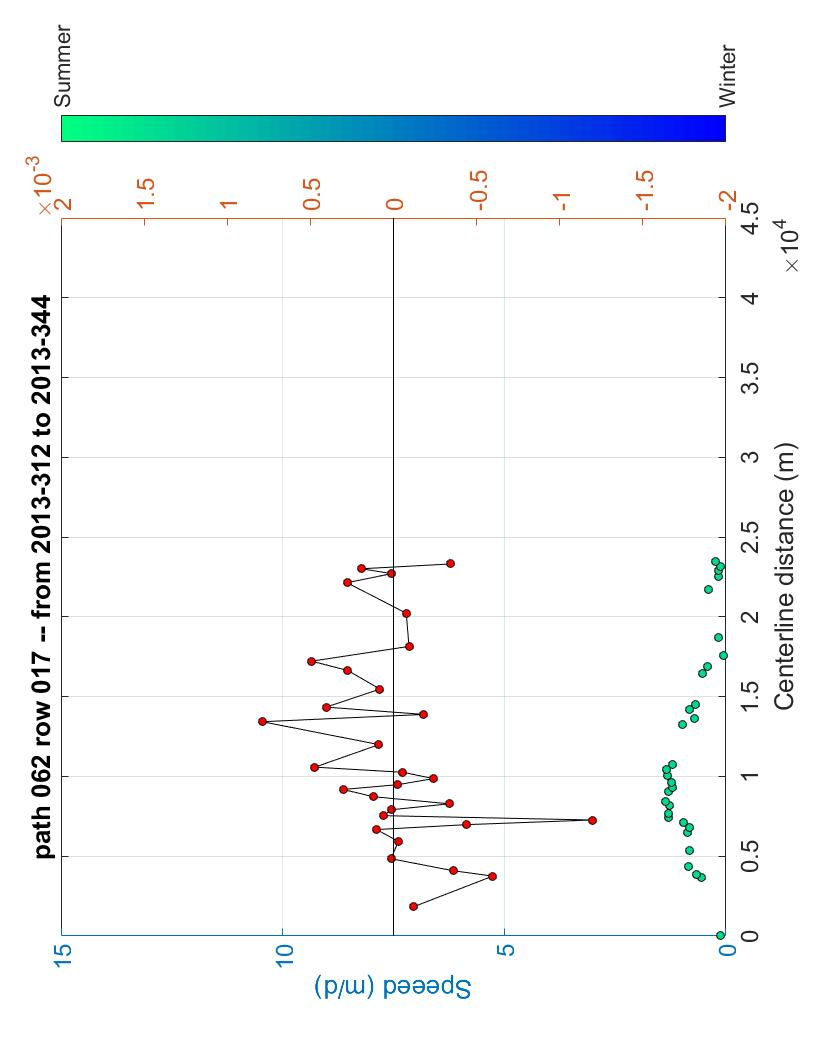
%> input picture figures/vel_compress_32/062_017_032_2013_312_2013_344.jpg, 816 x 1056 px; its folder holds only this picture in this run
$ octave create_gif.m   (GNU Octave 9; MATLAB toolbox functions it lacks are replaced by stand-ins)
%> lines starting %> are read from the running program, lines starting %| are printed output that depends on the picture
clear all

% this is the the folder where your images are located
folderStr = 'F:\surge_project\code\figures\vel_compress_32'

imStr = cellstr(ls(folderStr))
imStr(1:2)=[]

% here is the output filname
fOut= 'F:\surge_project\code\figures\vel_compress_32.gif'

% make an array of times that you want the dates the be separated by (seconds)
%%
for i = 1:length(imStr)

    v = imStr{i}
    year1(i) = str2num(v(13:16))
    day1(i) = str2num(v(18:20))
%     keyboard
end
jDay = ((year1-2013)*365)+day1
[jDay,elS] = sort(jDay)

delDay = jDay(2:end)-jDay(1:end-1)

timeArr = [delDay 32]*(1/(16*4))
%%
% here is a loop where I stitch the images together
for i = 1:length(imStr)
    % read in the image
    [A,cmap] = imread([folderStr '\' imStr{elS(i)}],'jpg');
%> A is the input picture: size 1056x816x3 uint8; mean R, G, B 244.6, 247.1, 248.2
%> cmap = []
    B(:,:,1) = fliplr([A(:,:,1)]');
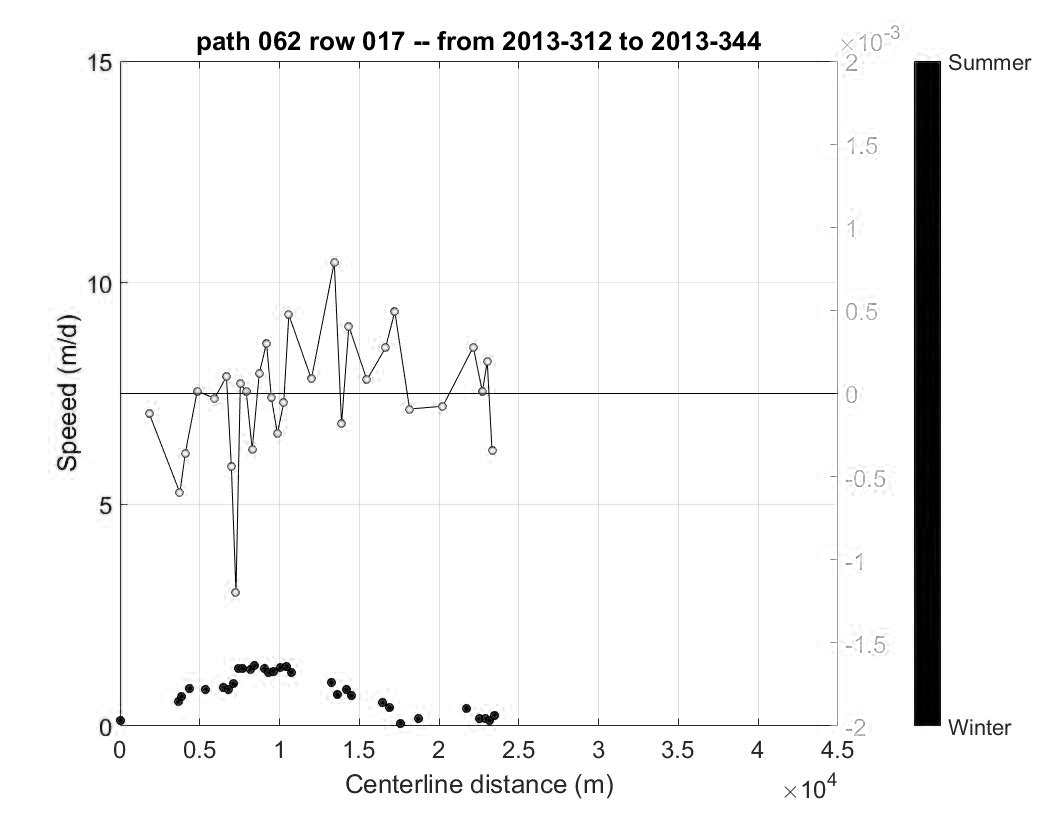
%> B: size 816x1056 uint8; min 0, max 255, mean 244.6
    B(:,:,2) = fliplr([A(:,:,2)]');
    B(:,:,3) = fliplr([A(:,:,3)]');
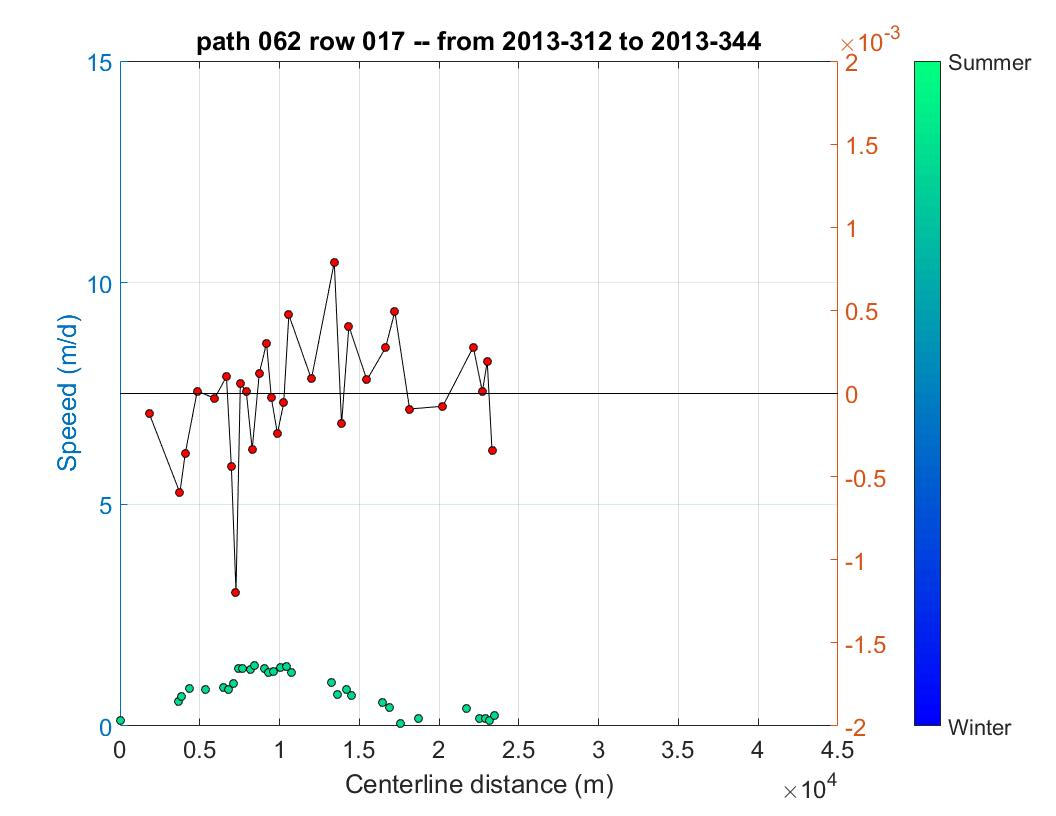
%> B: size 816x1056x3 uint8; mean R, G, B 244.6, 247.1, 248.2; mean of the top-left, top-right, bottom-left and bottom-right quarters 247.6, 244.5, 248.8, 245.6
    cmap = cmap';
%     map = map';
    % define the position of the text box
%     position = [1300 100];
    % insert the text box
%      A = insertText(A,position,imNStr{i},'FontSize',24,'BoxColor','red','BoxOpacity',0.4);
    % convert the image to RGB
    [Im cmap] = rgb2ind(B, 256);
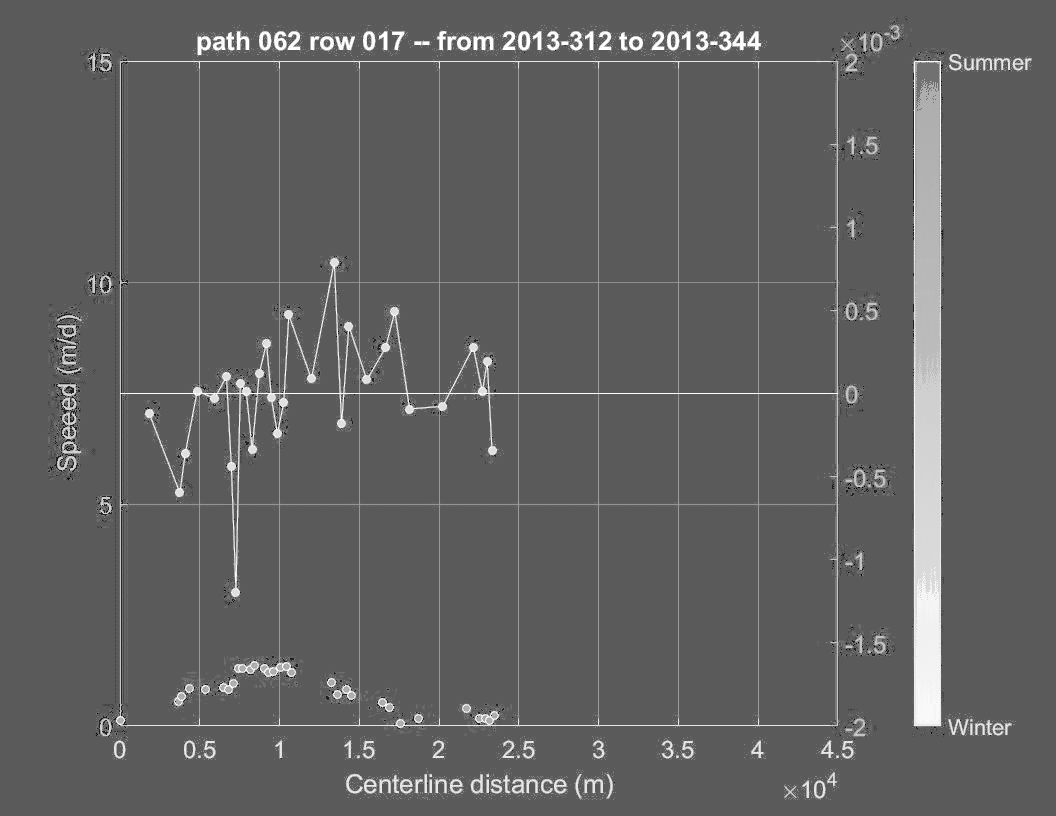
%> Im: size 816x1056 uint8; min 5, max 255, mean 96.4
%> cmap = 256 rows, first 12: [1 1 1; 1 1 0.992; 1 1 0.984; 1 1 0.98; 1 1 0.969; 1 0.996 0.925; 0.996 1 1; 0.988 1 1; 0.984 1 1; 0.996 1 0.992; 0.992 1 0.996; 0.988 1 0.992]
    % append and write the png to a .gif
	if i == 1;
		imwrite(Im,cmap,fOut,'gif','LoopCount',Inf,'DelayTime',timeArr(i));
	else
		imwrite(Im,cmap,fOut,'gif','WriteMode','append','DelayTime',timeArr(i));
	end
end

$ run again, on figures/vel_compress_32/062_017_032_2014_203_2014_235.jpg
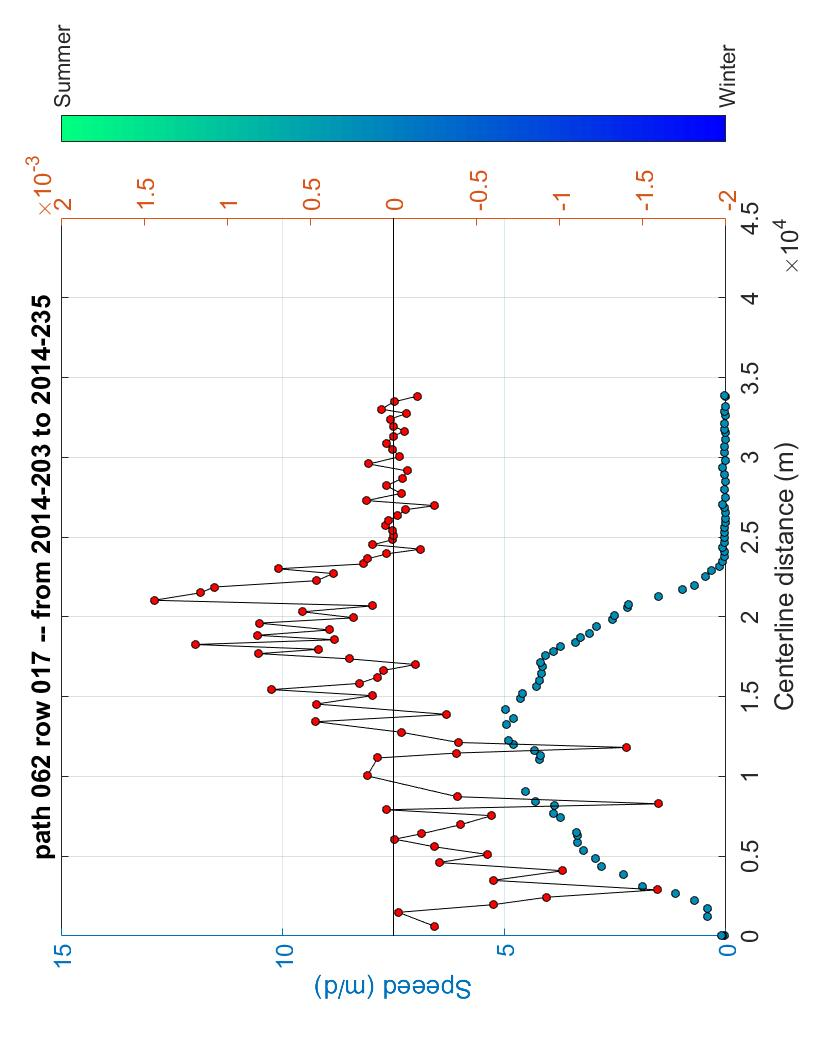
%> input picture figures/vel_compress_32/062_017_032_2014_203_2014_235.jpg, 816 x 1056 px
%> A is the input picture: size 1056x816x3 uint8; mean R, G, B 242.8, 245, 246.3
%> `[A,cmap] = imread([folderStr '\' imStr{elS(i)}],'jpg');`: cmap = []
%> `B(:,:,3) = fliplr([A(:,:,3)]');`:
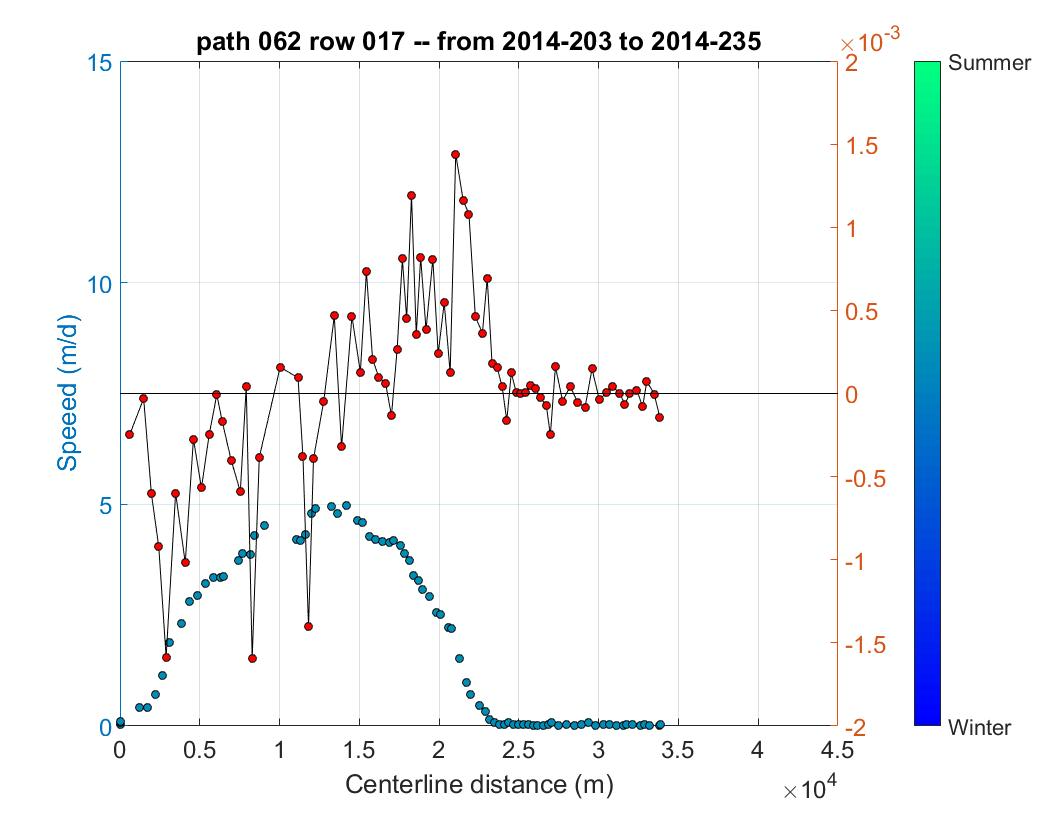
%> B: size 816x1056x3 uint8; mean R, G, B 242.8, 245, 246.3; mean of the top-left, top-right, bottom-left and bottom-right quarters 245.5, 243.2, 245.5, 244.6
%> `[Im cmap] = rgb2ind(B, 256);`:
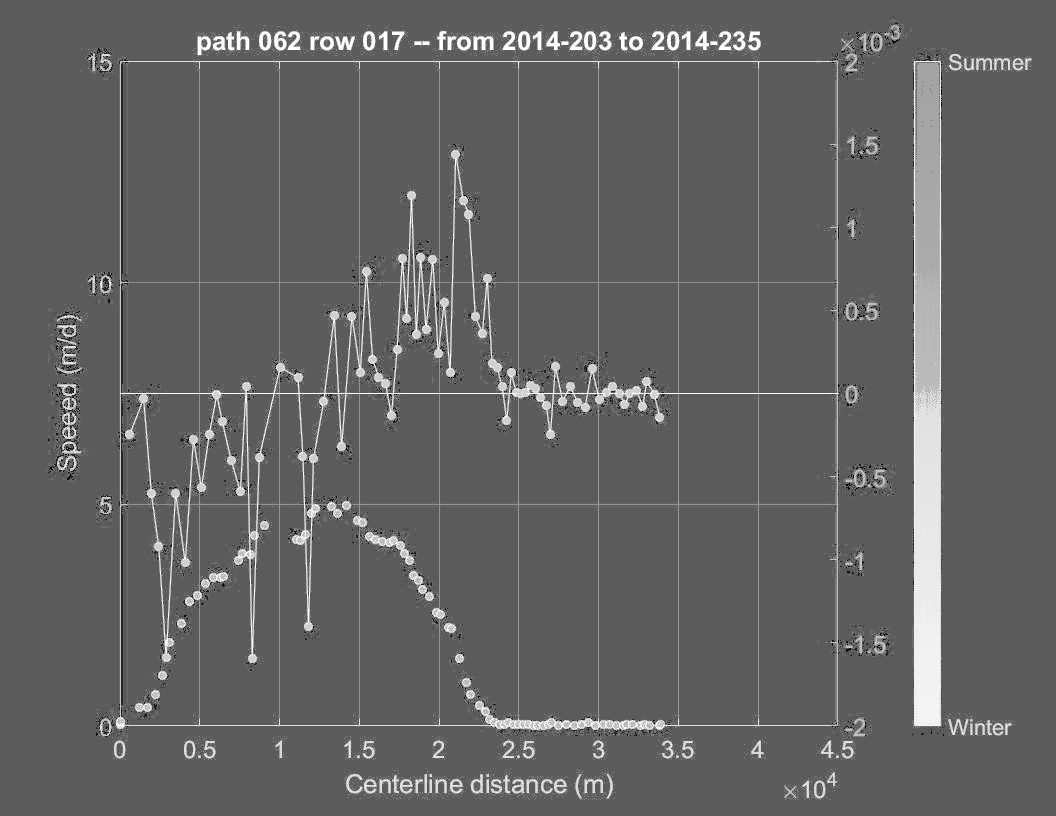
%> Im: size 816x1056 uint8; min 6, max 255, mean 98.5
%> `[Im cmap] = rgb2ind(B, 256);`: cmap = 256 rows, first 12: [1 1 1; 1 1 0.992; 1 1 0.984; 1 1 0.98; 1 1 0.973; 1 1 0.961; 1 0.996 0.925; 0.996 1 1; 0.988 1 1; 0.984 1 1; 0.996 1 0.992; 0.992 1 0.996]
